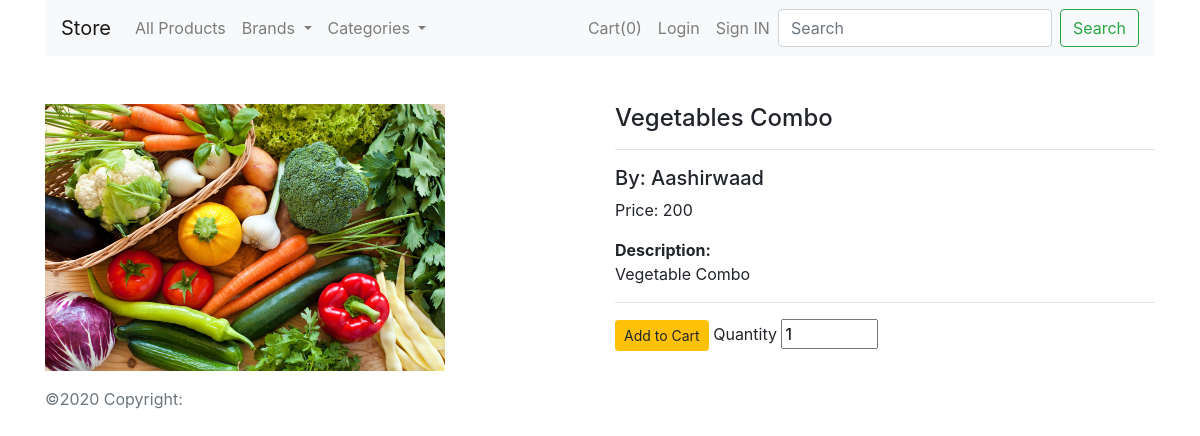
/product/5, run on the app's committed database.
### shop/products/models.py (models this page shows, shortened)
class Product(db.Model):
    id = db.Column(INTEGER(unsigned=True), primary_key=True)
    name = db.Column(db.String(80), nullable=False)
    price = db.Column(FLOAT(unsigned=True), nullable=False)
    stock = db.Column(INTEGER(unsigned=True), nullable=False)
    desc = db.Column(db.Text, nullable=False)
    pub_date = db.Column(db.DateTime, nullable=False, default=datetime.now())
    brand_id = db.Column(INTEGER(unsigned=True), db.ForeignKey('brand.id', ondelete="CASCADE"), nullable=False)
    brand = db.relationship('Brand', backref=db.backref('brand', lazy=True))
    category_id = db.Column(INTEGER(unsigned=True), db.ForeignKey('category.id', ondelete="CASCADE"), nullable=False)
    category = db.relationship('Category', backref=db.backref('category', lazy=True))
    image_1 = db.Column(db.String(256), nullable=False, default='image1.jpg')

class Brand(db.Model):
    id = db.Column(INTEGER(unsigned=True), primary_key=True)
    name = db.Column(db.String(64), nullable=False, unique=True)

### shop/products/routes.py (the view)
@app.route('/product/<int:product_id>')
def product_details(product_id):
    product = Product.query.get_or_404(product_id)
    brands = Brand.query.join(Product, (Brand.id == Product.brand_id)).all()
    Category.query.join(Product, (Category.id == Product.category_id)).all()
    return render_template('products/product_details.html', product=product, title=product.name, brands=brands,
                           categories=get_entities_with_products('category'))

### shop/products/routes.py (called while the page is built)
def get_entities_with_products(entity_type):
    if entity_type == 'brand':
        entities = Brand.query.join(Product, (Brand.id == Product.brand_id)).all()
    elif entity_type == 'category':
        entities = Category.query.join(Product, (Category.id == Product.category_id)).all()
    else:
        raise ValueError("Invalid entity_type. It should be 'brand' or 'category'.")
    return entities

### shop/templates/products/product_details.html (shortened to what this page needs)
{% extends 'layout.html' %}
{% block body_block %}
    {% include 'navbar.html' %}
    <div class="container mt-5">
        <div class="row">
            <div class="col-md-6" id='b_image'>
                <img src="{{ url_for('static', filename='images/'+product.image_1) }}" alt="{{ product.name }}"
                     width="400px">
            </div>
            <div class="col-md-6">
                <h4>{{ product.name }}</h4>
                <hr>
                <h5>By: {{ product.brand.name }}</h5>
                <p>Price: {{ product.price }}</p>
                <strong>Description:</strong>
                <p>{{ product.desc }}</p>
                <hr>
                <form action="{{ url_for('add_cart') }}" method="post">
                    <button type="submit" class="btn btn-sm btn-warning">Add to Cart</button>
                    <label for="">Quantity</label>
                    <input type="number" name="quantity" id='' value="1" min="1" max="{{ product.stock }}">
                </form>
            </div>
        </div>
    </div>
{% endblock body_block %}

### data on the page
Product: image_1 (picture), name "Vegetables Combo", price "200", desc "Vegetable Combo"
Brand: brand.name "Aashirwaad"

### other printed values
{{ session['shop_cart']|length }} "0"
